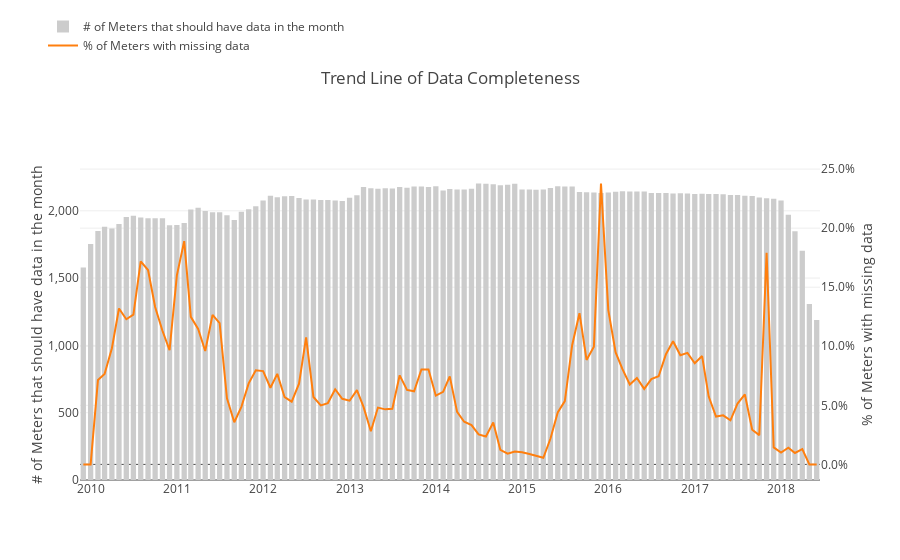

Write notebook code for a chart like this one.
### Code cell
# Create a trace
trace1 = go.Bar(
    x = df_data_completeness_by_month.Month,
    y = df_data_completeness_by_month.meters_count,
    name = '# of Meters that should have data in the month', 
    marker=dict(
        color='rgba(204,204,204,1)'
    ),
    yaxis= 'y'
)

trace2 = go.Scatter(
    x = df_data_completeness_by_month.Month,
    y = 1 - df_data_completeness_by_month.meter_with_data_perc,
    name = '% of Meters with missing data',
    yaxis = 'y2'
)

data = [trace1, trace2]

layout = go.Layout(
    title='Trend Line of Data Completeness',
    yaxis=dict(
        title='# of Meters that should have data in the month',
        tickformat=",",
    ),
    yaxis2=dict(
        title='% of Meters with missing data',
        tickformat=".1%",
        side='right',
        overlaying='y',
    ), 
    legend=dict(x = -0.05, y=1.5)
)
fig = go.Figure(data=data, layout=layout)
iplot(fig)
